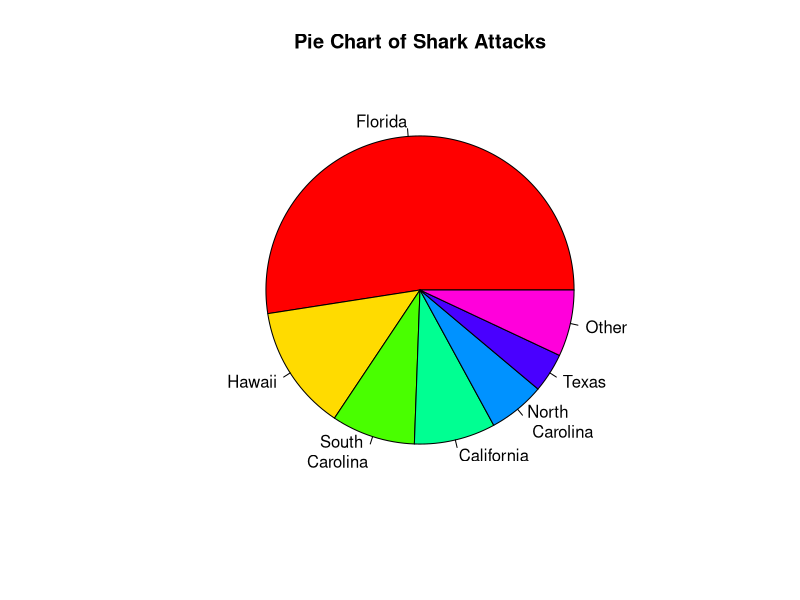
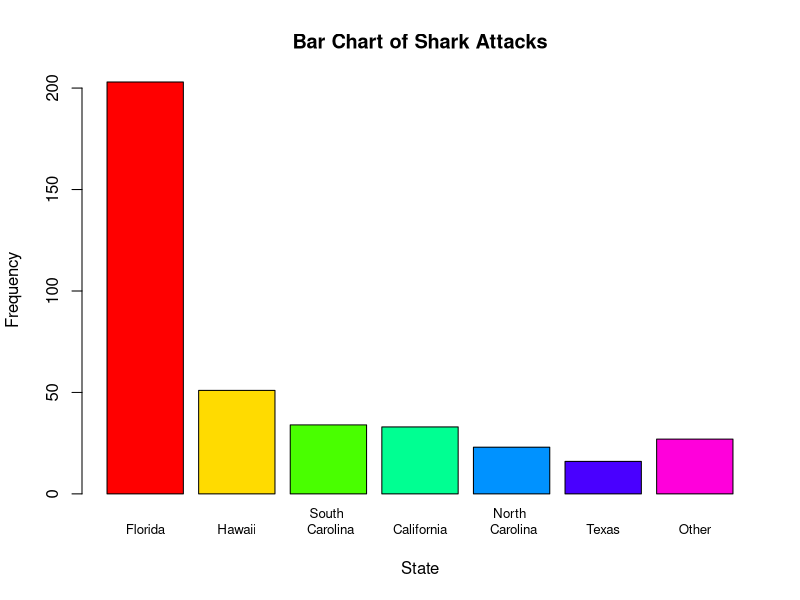
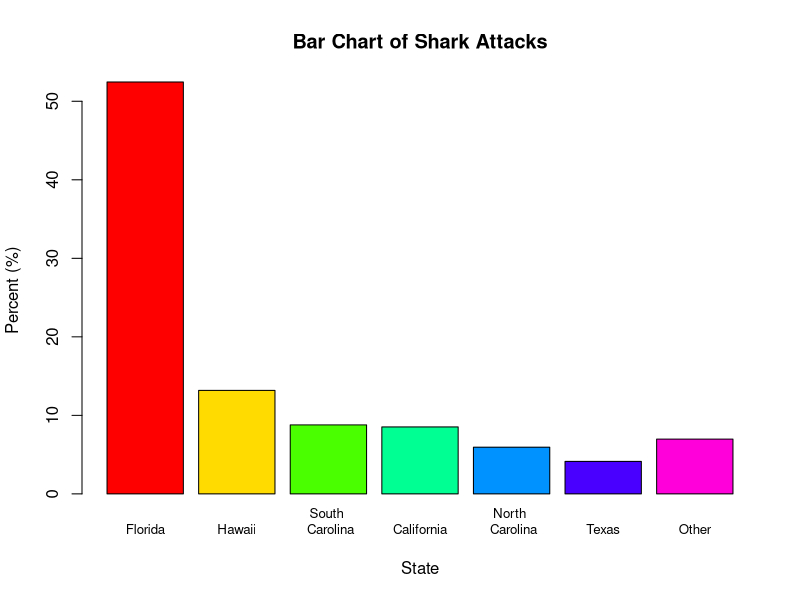

The R script that drew these images, in order:
###########################################################
## R code to reproduce statistial analysis in the textbook:
## Agresti, Franklin, Klingenberg
## Statistics: The Art & Science of Learning from Data
## 4th Edition, Pearson 2017
## Web: ArtofStat.com
## Copyright: Bernhard Klingenberg
#########################################################

###################
###  Chapter 2  ###
###  Example 3  ###
###################

###############################
## Create Pie and Bar Charts ##
###############################

# Create dataset:
State <- c('Florida', 'Hawaii', 'South \n Carolina', 'California', 'North \n Carolina', 'Texas', 'Other')
Frequency <- c(203, 51, 34, 33, 23, 16, 27)
# Create basic piechart:
pie(Frequency, labels=State, col=rainbow(7), main='Pie Chart of Shark Attacks')

# Create basic bar graph showing counts:
barplot(Frequency, names.arg=State, cex.names=0.8, col=rainbow(7), xlab='State', ylab='Frequency', main='Bar Chart of Shark Attacks')

# Create basic bar graph showing percentages:
Percent <- 100*(Frequency/sum(Frequency))
barplot(Percent, names.arg=State, cex.names=0.8, col=rainbow(7), xlab='State', ylab='Percent (%)', main='Bar Chart of Shark Attacks')
